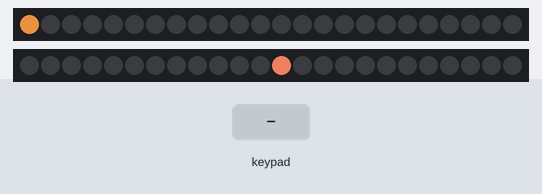
Recording of a sketch running on a simulated Arduino Leonardo, built with avr-gcc and run on an emulated ATmega32U4. Shown: 2 × 24 RGB LEDs in strip order, left to right. Inputs (shaded band) come from the test bench. Dim RGB values are drawn brighter than linear; random numbers use the default seed unless the sketch sets one; what the sketch prints to the serial monitor is not drawn.

Above: at 1.2 s.
1.3 s: keypad keys 1 2 3 4 pressed 0.4 s apart
At 2.9 s:
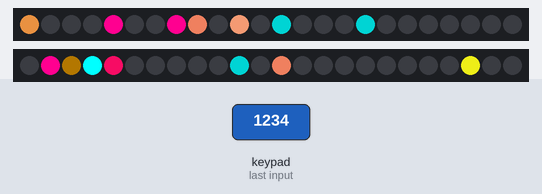
4.4 s: key '0' pressed
At 5.1 s:
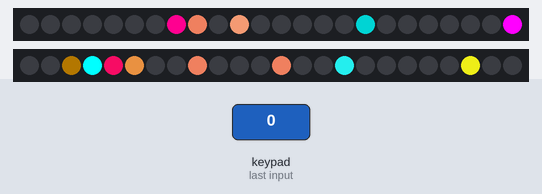
7.0 s: keypad keys 1 3 9 7 pressed 0.4 s apart
At 7.9 s:
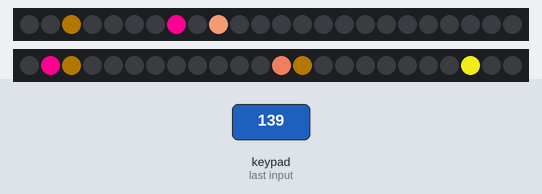
10.1 s: key '5' pressed
At 11.53 s:
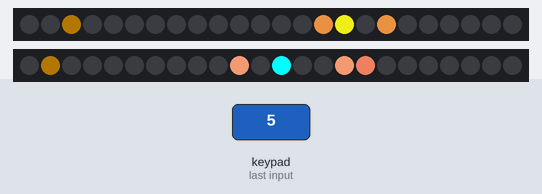
13.1 s: keypad keys 1 2 3 4 A pressed 0.4 s apart
At 14.51 s:
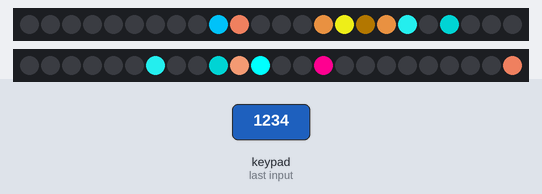
16.6 s: key '6' pressed
At 17.9 s:
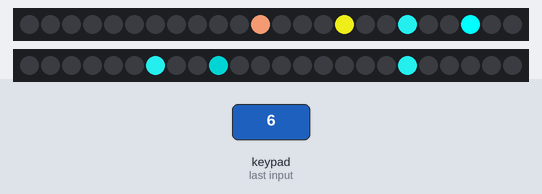

The sketch:

capTouchSK.ino
```cpp
/**
 * Capacitve Melody Dress Sketch for Make Fashion 2019
 *
 * Components:
 * * StitchKit's MakeFashion Board Mk.1 01/17/2018 (ATmega32U4)
 * * Adafruit MPR121 12 Key Capacitive Touch Sensor Breakout (prod id: 1982)
 * * 2 strands of NeoPixels
 *
 * Board Setting: Arduino AVR Boards : Arduino Leonardo
 */

#include <Wire.h>
#include "Adafruit_MPR121.h"
#include <Adafruit_NeoPixel.h>

// Cap Touch

// Bit Value
#ifndef _BV
#define _BV(bit) (1 << (bit))
#endif

Adafruit_MPR121 cap = Adafruit_MPR121();

// Keeps track of the last pins touched
uint16_t lasttouched = 0;
// so we know when buttons are 'released'
uint16_t currtouched = 0;

// The number of cap touch pads
const int NUM_OF_PADS = 8;

// Communication to the Raspberry Pi
//  Each bit in flagByte corresponds to the status of a button
//  Bit 0 = button 0, etc
uint8_t flagByte = 0;
bool flag[NUM_OF_PADS] = {0, 0, 0, 0, 0, 0, 0, 0};

// NeoPixels
Adafruit_NeoPixel backPixels = Adafruit_NeoPixel(24, 5, NEO_GRB + NEO_KHZ800);
Adafruit_NeoPixel frontPixels = Adafruit_NeoPixel(24, 6, NEO_GRB + NEO_KHZ800);

// Here is where you can put in your favorite colors that will appear!
// just add new {nnn, nnn, nnn}, lines. They will be picked out randomly
//                          R   G   B
uint8_t passiveColors[][3] = {{184, 115, 51},  // copper
                         {218, 138, 103}, // pale copper
                         {203, 109, 81},  // copper red
                         {60, 40, 0},  // ginger
                         {200, 200, 20},  // yellow
                        };
uint8_t activeColors[][3] = {{255, 0, 144},   // magenta
                         {255, 0, 255},   // fuchsia
                         {227, 11, 92},   // raspberry
                         {30, 200, 200},  // blue
                         {54, 117, 136},   // teal blue
                         {0, 128, 128},   // teal
                         {0, 255, 255},   // cyan
                         {0, 183, 235},   // cyan
                        };
// don't edit the lines below
#define PCOLORS sizeof(passiveColors) / 3
#define ACOLORS sizeof(activeColors) / 3

//Timers
unsigned long onTimerLastStart = 0; //milliseconds
unsigned long offTimerLastStart = 0; //milliseconds

// Helper
uint8_t buildPacket(bool* flag) {
  uint8_t packet = 0;
  // Check to make sure we won't hang the program
  if(NUM_OF_PADS > 8) {
    // Need to redefine the communication protocol (change the buildPacket function) to get this to work.
    Serial.println("Need to redefine the communication protocol to get this to work.");
    Serial.println("Ending now.");
    // Hang
    while(1);
  }
  // Set each bit of flagByte to 1 or 0 based on the status in the flag array
  for(int i=0;i<NUM_OF_PADS;i++) {
    packet |= (flag[i]<<i);
  }
  return packet;
}

// pass by reference
void randomOn(Adafruit_NeoPixel &strip, uint8_t colors[][3], int howManyColors) {
  //Serial.println("...randomOn(...)...");
  // get a random pixel from the list
  int pixel = random(strip.numPixels());
  uint32_t color = strip.getPixelColor(pixel);
  if (color == 0) {
    // pick a random favorite color!
    int c = random(howManyColors);
    int red = colors[c][0];
    int green = colors[c][1];
    int blue = colors[c][2];
    strip.setPixelColor(pixel, strip.Color(red, green, blue));
  }
}

// pass by reference
void randomOff(Adafruit_NeoPixel &strip) {
  //Serial.println("...randomOff(...)...");
  // get a random pixel from the list
  int pixel = random(strip.numPixels());
  uint32_t color = strip.getPixelColor(pixel);
  if (color != 0) {
    strip.setPixelColor(pixel, strip.Color(0, 0, 0));
  }
}

void setup() {
  // set up neopixels
  frontPixels.begin();
  backPixels.begin();
  // max brightness
  frontPixels.setBrightness(255);
  backPixels.setBrightness(255);
  // Initialize all pixels to 'off'
  frontPixels.show();
  backPixels.show();

  Serial.begin(9600);
  //Serial.begin(115200);
//  while (!Serial) { // needed to keep leonardo/micro from starting too fast!
//    delay(10);
//  }
  // Default address is 0x5A, if tied to 3.3V its 0x5B
  // If tied to SDA its 0x5C and if SCL then 0x5D
  if (!cap.begin(0x5A)) {
    Serial.println("MPR121 not found, check wiring?");
    uint32_t magenta = frontPixels.Color(255, 0, 255);
    //frontPixels.fill(magenta, 0, 24);
    backPixels.fill(magenta, 0, 24);
    //frontPixels.show();
    backPixels.show();
    while (1);
  }
  //Serial.println("MPR121 found!");
  //cap.setThreshholds(12, 6); //default touch and release counts
}

void loop() {
  // Get the currently touched pads
  currtouched = cap.touched();
  // read touch inputs
  // only do anything if the overall touch status has changed
  for (uint8_t i=0; i<NUM_OF_PADS; i++) {
    // it if *is* touched and *wasnt* touched before, alert!
    if ((currtouched & _BV(i)) && !(lasttouched & _BV(i)) ) {
      //Serial.print(i); Serial.println(" touched");
      flag[i] = 1;
      randomOn(frontPixels, activeColors, ACOLORS);
      randomOn(backPixels, activeColors, ACOLORS);
    }
    // if it *was* touched and now *isnt*, alert!
    if (!(currtouched & _BV(i)) && (lasttouched & _BV(i)) ) {
      //Serial.print(i); Serial.println(" released");
      flag[i] = 0;
      randomOff(frontPixels);
      randomOff(backPixels);
    }
  }
  if (millis() - onTimerLastStart > 750) {
    onTimerLastStart = millis();
    randomOn(frontPixels, passiveColors, PCOLORS);
    randomOn(backPixels, passiveColors, PCOLORS);
  }
  if (millis() - offTimerLastStart > 125) {
    offTimerLastStart = millis();
    randomOff(frontPixels);
    randomOff(backPixels);
  }
  frontPixels.show();
  backPixels.show();
  // reset our state
  lasttouched = currtouched;

  // send the data off
  flagByte = buildPacket(flag);
  Serial.print("0b");
  Serial.println(flagByte);
  delay(5);
}
```
